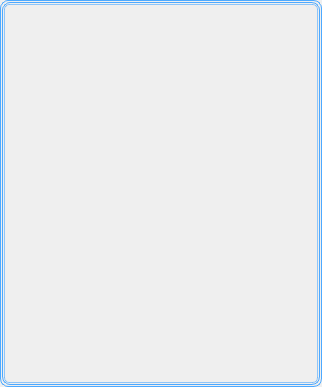
<?xml version="1.0" encoding="UTF-8"?>
<ui version="4.0">
 <class>CShowBorder</class>
 <widget class="QWidget" name="CShowBorder">
  <property name="geometry">
   <rect>
    <x>0</x>
    <y>0</y>
    <width>322</width>
    <height>387</height>
   </rect>
  </property>
  <property name="windowTitle">
   <string>Form</string>
  </property>
  <layout class="QGridLayout" name="gridLayout_3">
   <property name="leftMargin">
    <number>0</number>
   </property>
   <property name="topMargin">
    <number>0</number>
   </property>
   <property name="rightMargin">
    <number>0</number>
   </property>
   <property name="bottomMargin">
    <number>0</number>
   </property>
   <property name="spacing">
    <number>0</number>
   </property>
   <item row="0" column="0">
    <widget class="QFrame" name="frame">
     <property name="styleSheet">
      <string notr="true">border: 0.8px solid #4DA9FF;
border-radius: 8px;
</string>
     </property>
     <property name="frameShape">
      <enum>QFrame::NoFrame</enum>
     </property>
     <property name="frameShadow">
      <enum>QFrame::Raised</enum>
     </property>
     <layout class="QGridLayout" name="gridLayout_2">
      <property name="leftMargin">
       <number>1</number>
      </property>
      <property name="topMargin">
       <number>1</number>
      </property>
      <property name="rightMargin">
       <number>1</number>
      </property>
      <property name="bottomMargin">
       <number>1</number>
      </property>
      <property name="spacing">
       <number>0</number>
      </property>
      <item row="0" column="0">
       <widget class="QFrame" name="frame_2">
        <property name="frameShape">
         <enum>QFrame::StyledPanel</enum>
        </property>
        <property name="frameShadow">
         <enum>QFrame::Raised</enum>
        </property>
        <layout class="QGridLayout" name="gridLayout">
         <property name="leftMargin">
          <number>1</number>
         </property>
         <property name="topMargin">
          <number>1</number>
         </property>
         <property name="rightMargin">
          <number>1</number>
         </property>
         <property name="bottomMargin">
          <number>1</number>
         </property>
         <item row="0" column="0">
          <widget class="QFrame" name="frame_3">
           <property name="styleSheet">
            <string notr="true">QFrame{
border: 1px solid rgba(77, 169, 255, 0.6);
border-radius: 5px;
}
QFrame:hover{
	color: rgb(170, 170, 255);
}</string>
           </property>
           <property name="frameShape">
            <enum>QFrame::StyledPanel</enum>
           </property>
           <property name="frameShadow">
            <enum>QFrame::Raised</enum>
           </property>
          </widget>
         </item>
        </layout>
       </widget>
      </item>
     </layout>
    </widget>
   </item>
  </layout>
 </widget>
 <resources/>
 <connections/>
</ui>
